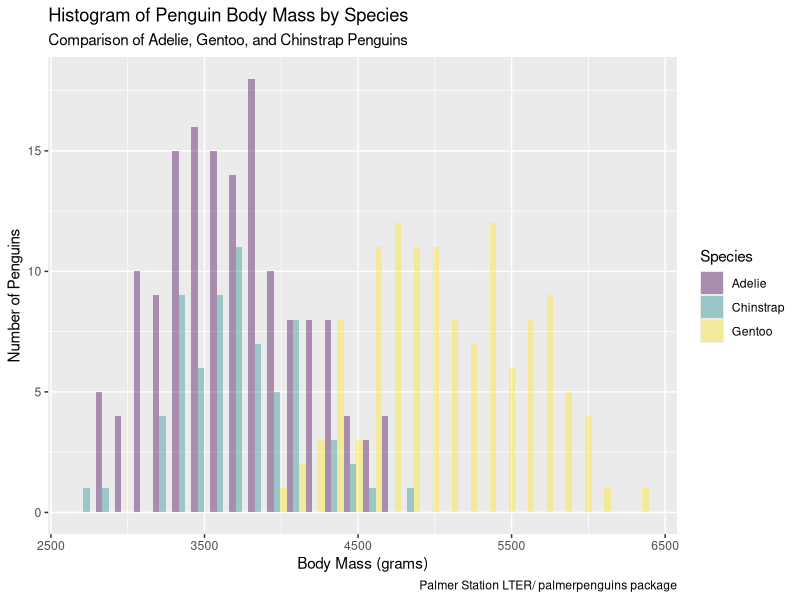
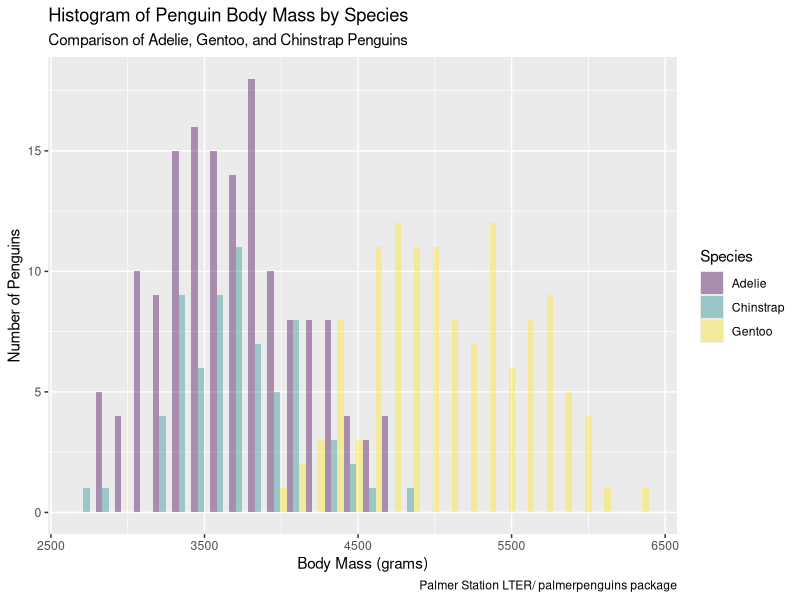

These charts were generated, in order, by the following R code:
###This is the script for the ggplot 1 assignment###
###Created by Nick Mattson###
###Script created on 9-14-2026###
########################################################

###Load Libraries###
library(palmerpenguins)
library(tidyverse)
glimpse(penguins)

###Data Structure###
head(penguins)

###ggplot visual###
ggplot(data=penguins,
       mapping = aes(x = body_mass_g,
                     fill = species))+
  geom_histogram(bins = 30, alpha = 0.4, position = "dodge")+
  labs(title = "Histogram of Penguin Body Mass by Species",
       subtitle = "Comparison of Adelie, Gentoo, and Chinstrap Penguins",
       x = "Body Mass (grams)", y = "Number of Penguins",
       fill = "Species",
       caption = "Palmer Station LTER/ palmerpenguins package")+
  scale_fill_viridis_d()

###save plot as image file###
ggsave("Penguins_Histogram.png")
